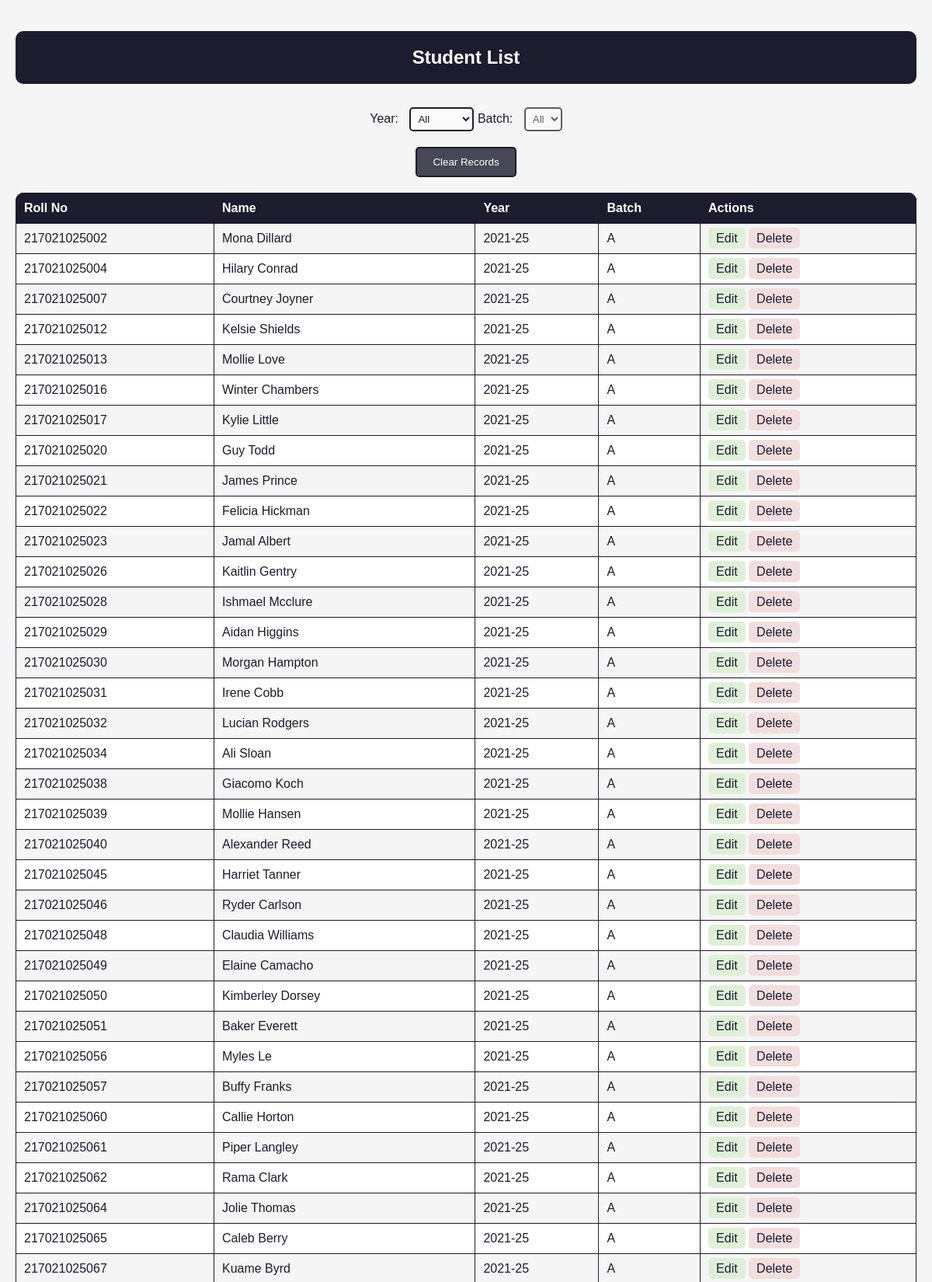
/monitor/student-list/ (signed in, upper part), run on the app's committed database.
### monitor/models.py (models this page shows, shortened)
class Student(models.Model):
    roll_no = models.CharField(
        max_length=12,
        primary_key=True,
        unique=True,
        validators=[validate_roll_no])
    name = models.CharField(default='N/A', max_length=100)
    year = models.CharField(default='2024-28', max_length=10)
    batch = models.CharField(default='A', max_length=5)
    c_language_attendance = models.IntegerField(default=0)
    it_attendance = models.IntegerField(default=0)
    ds_attendance = models.IntegerField(default=0)
    os_attendance = models.IntegerField(default=0)
    java_attendance = models.IntegerField(default=0)
    dbms_attendance = models.IntegerField(default=0)
    python_attendance = models.IntegerField(default=0)
    wt_attendance = models.IntegerField(default=0)
    r_attendance = models.IntegerField(default=0)
    cd_attendance = models.IntegerField(default=0)
    sd_attendance = models.IntegerField(default=0)
    dv_attendance = models.IntegerField(default=0)

### monitor/views.py (the view)
# urls.py: path('student-list/', views.student_list, name='student_list'),
@login_required
def student_list(request):
    year = request.GET.get('year')
    batch = request.GET.get('batch')
    students = Student.objects.all().order_by('roll_no')
    if year:
        students = students.filter(year=year)
    if batch:
        students = students.filter(batch=batch)
    return render(request, 'student_list.html', {'students': students})

### templates/student_list.html (shortened to what this page needs)
<!DOCTYPE html>
<html>
<head>
</head>
<body>
    <h2>Student List</h2>
    <form method="get" action="{% url 'student_list' %}">
        <label for="year">Year:</label>
        <select name="year" id="year" onchange="this.form.submit()">
            <option value="">All</option>
        </select>
        <label for="batch">Batch:</label>
        <select name="batch" id="batch" onchange="this.form.submit()">
            <option value="">All</option>
        </select>
    </form>
    <form method="post" action="{% url 'clear_student_records' %}">
        <button type="submit" onclick="return confirm('Are you sure you want to clear these records?');">Clear Records</button>
    </form>
    <table>
        <tr>
            <th>Roll No</th>
            <th>Name</th>
            <th>Year</th>
            <th>Batch</th>
            <th>Actions</th>
        </tr>
        {% for student in students %}
        <tr>
            <td>{{ student.roll_no }}</td>
            <td>{{ student.name }}</td>
            <td>{{ student.year }}</td>
            <td>{{ student.batch }}</td>
            <td>
    <a href="{% url 'edit_student' student.roll_no %}" class="edit-link">Edit</a>
    <a href="{% url 'delete_student' student.roll_no %}" class="delete-link" onclick="return confirm('Are you sure you want to delete this student?');">Delete</a>
</td>
        </tr>
        {% empty %}
        <tr>
            <td colspan="7">No students found.</td>
        </tr>
        {% endfor %}
    </table>
</body>
</html>

### templates/student_list.html (style rules this page uses)
body { background-color: #F5F5F5; color: #1C1C2E; font-family: Arial, sans-serif; margin: 0; padding: 20px; }
h2 { color: #FFFFFF; text-align: center; padding: 20px; background-color: #1C1C2E; border-radius: 10px; margin-bottom: 30px; }
form { margin-bottom: 20px; text-align: center; }
label { color: #1C1C2E; margin-right: 10px; }
select { padding: 5px; border: 2px solid #1C1C2E; border-radius: 5px; background-color: rgba(255, 255, 255, 0.6); color: #1C1C2E; }
button { padding: 10px 20px; border: 2px solid #1C1C2E; border-radius: 5px; background-color: rgba(28, 28, 46, 0.8); color: #FFFFFF; cursor: pointer; transition: background-color 0.3s ease, color 0.3s ease; }
table { width: 100%; border-collapse: collapse; margin-bottom: 30px; background-color: #FFFFFF; border-radius: 10px; overflow: hidden; }
th, td { border: 1px solid #1C1C2E; padding: 10px; text-align: left; }
th { background-color: #1C1C2E; color: #FFFFFF; }
td { color: #1C1C2E; }
tr:nth-child(even) { background-color: #F5F5F5; }
tr:nth-child(odd) { background-color: #FFFFFF; }
a { color: #1C1C2E; text-decoration: none; padding: 5px 10px; border-radius: 5px; transition: background-color 0.3s ease, color 0.3s ease; }
a.edit-link { background-color: #DFF0D8; }
a.delete-link { background-color: #F2DEDE; }

### data on the page
Student: roll_no "217021025002", name "Mona Dillard", year "2021-25", batch "A"
Student: roll_no "217021025004", name "Hilary Conrad", year "2021-25", batch "A"
Student: roll_no "217021025007", name "Courtney Joyner", year "2021-25", batch "A"
Student: roll_no "217021025012", name "Kelsie Shields", year "2021-25", batch "A"
Student: roll_no "217021025013", name "Mollie Love", year "2021-25", batch "A"
Student: roll_no "217021025016", name "Winter Chambers", year "2021-25", batch "A"
Student: roll_no "217021025017", name "Kylie Little", year "2021-25", batch "A"
Student: roll_no "217021025020", name "Guy Todd", year "2021-25", batch "A"
Student: roll_no "217021025021", name "James Prince", year "2021-25", batch "A"
Student: roll_no "217021025022", name "Felicia Hickman", year "2021-25", batch "A"
Student: roll_no "217021025023", name "Jamal Albert", year "2021-25", batch "A"
Student: roll_no "217021025026", name "Kaitlin Gentry", year "2021-25", batch "A"
Student: roll_no "217021025028", name "Ishmael Mcclure", year "2021-25", batch "A"
Student: roll_no "217021025029", name "Aidan Higgins", year "2021-25", batch "A"
Student: roll_no "217021025030", name "Morgan Hampton", year "2021-25", batch "A"
Student: roll_no "217021025031", name "Irene Cobb", year "2021-25", batch "A"
Student: roll_no "217021025032", name "Lucian Rodgers", year "2021-25", batch "A"
Student: roll_no "217021025034", name "Ali Sloan", year "2021-25", batch "A"
Student: roll_no "217021025038", name "Giacomo Koch", year "2021-25", batch "A"
Student: roll_no "217021025039", name "Mollie Hansen", year "2021-25", batch "A"
Student: roll_no "217021025040", name "Alexander Reed", year "2021-25", batch "A"
Student: roll_no "217021025045", name "Harriet Tanner", year "2021-25", batch "A"
Student: roll_no "217021025046", name "Ryder Carlson", year "2021-25", batch "A"
Student: roll_no "217021025048", name "Claudia Williams", year "2021-25", batch "A"
Student: roll_no "217021025049", name "Elaine Camacho", year "2021-25", batch "A"
Student: roll_no "217021025050", name "Kimberley Dorsey", year "2021-25", batch "A"
Student: roll_no "217021025051", name "Baker Everett", year "2021-25", batch "A"
Student: roll_no "217021025056", name "Myles Le", year "2021-25", batch "A"
Student: roll_no "217021025057", name "Buffy Franks", year "2021-25", batch "A"
Student: roll_no "217021025060", name "Callie Horton", year "2021-25", batch "A"
Student: roll_no "217021025061", name "Piper Langley", year "2021-25", batch "A"
Student: roll_no "217021025062", name "Rama Clark", year "2021-25", batch "A"
Student: roll_no "217021025064", name "Jolie Thomas", year "2021-25", batch "A"
Student: roll_no "217021025065", name "Caleb Berry", year "2021-25", batch "A"
Student: roll_no "217021025067", name "Kuame Byrd", year "2021-25", batch "A"
